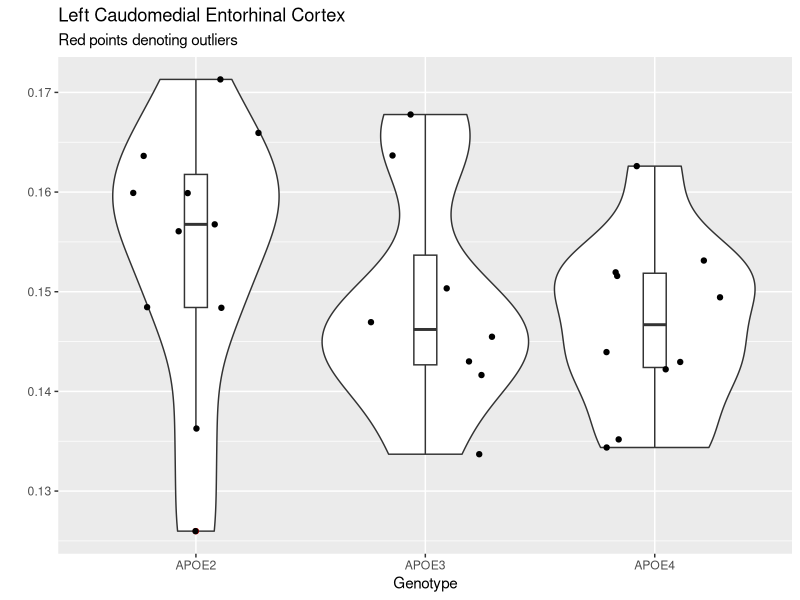
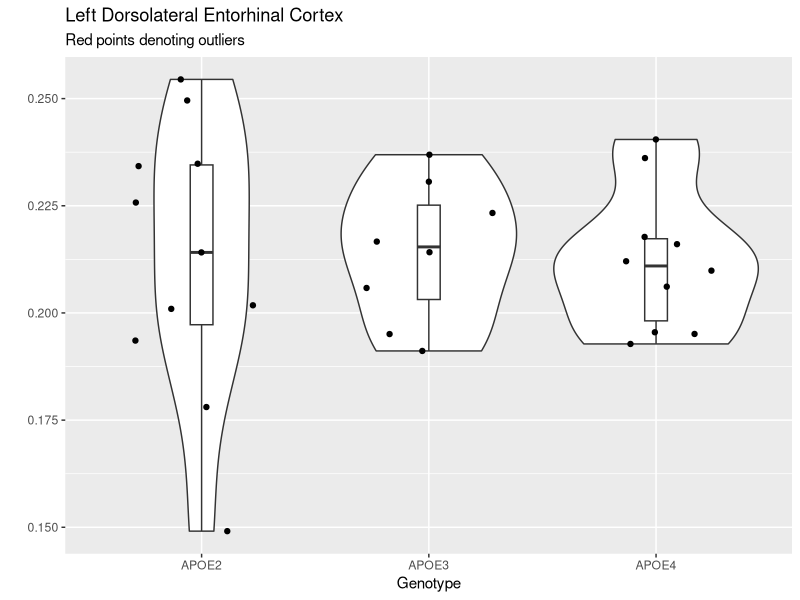
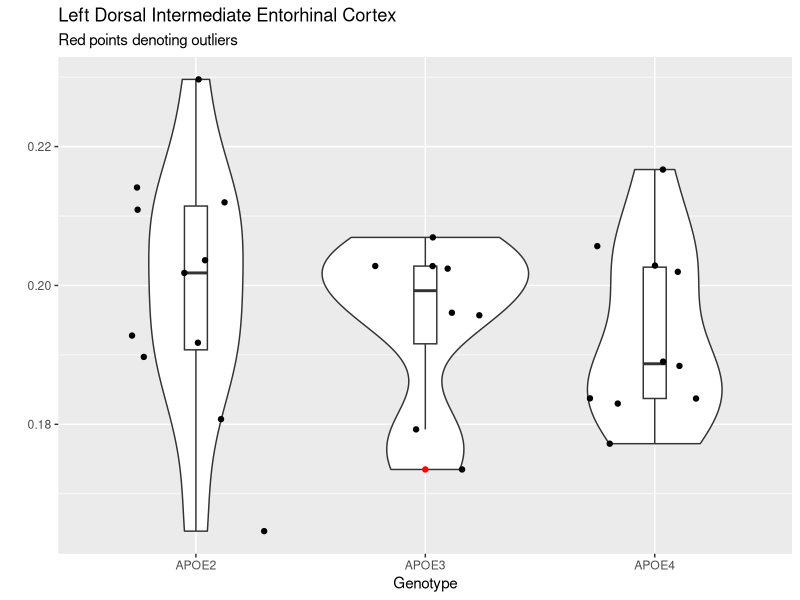
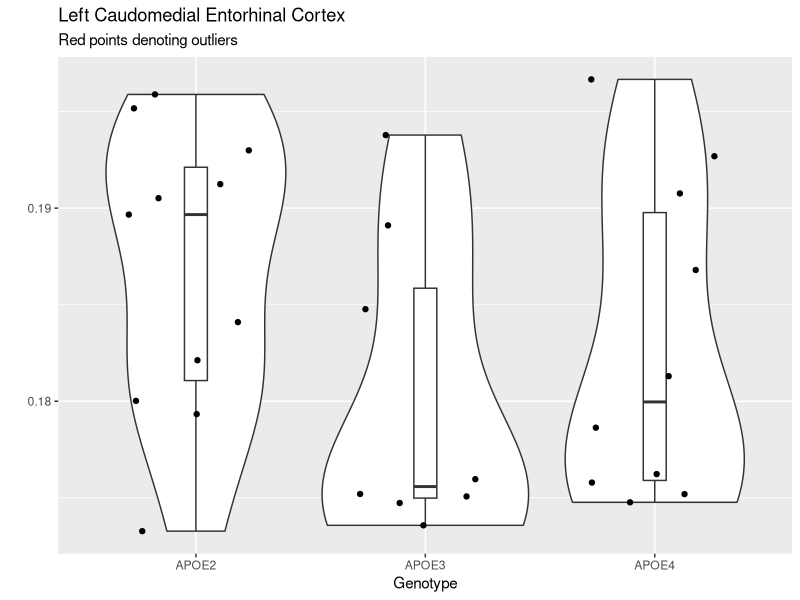
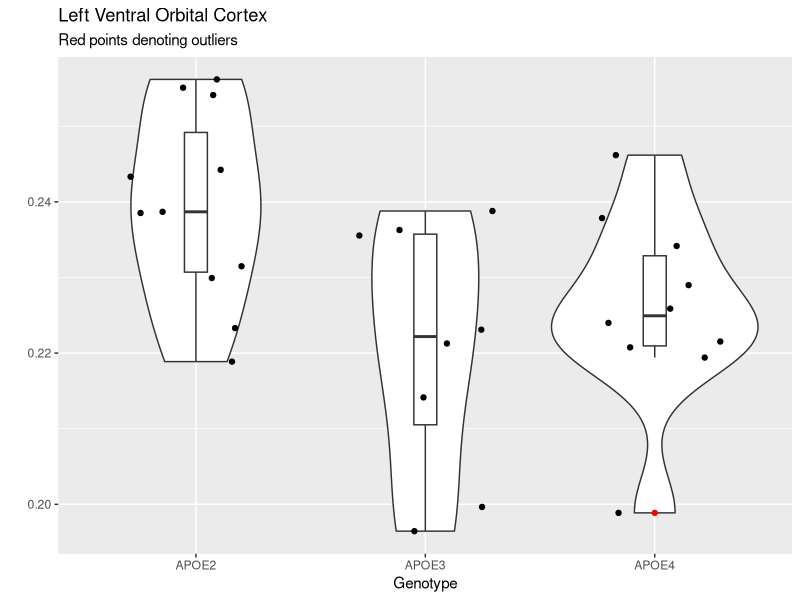
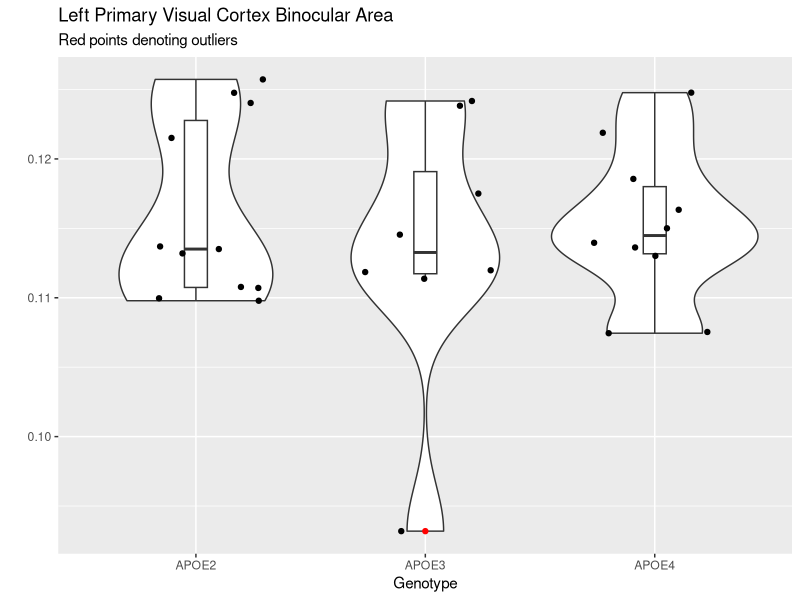
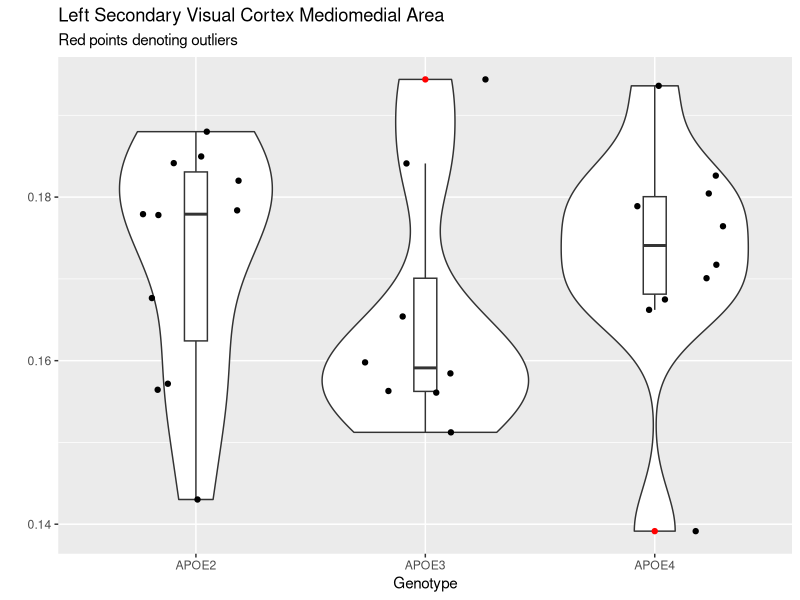
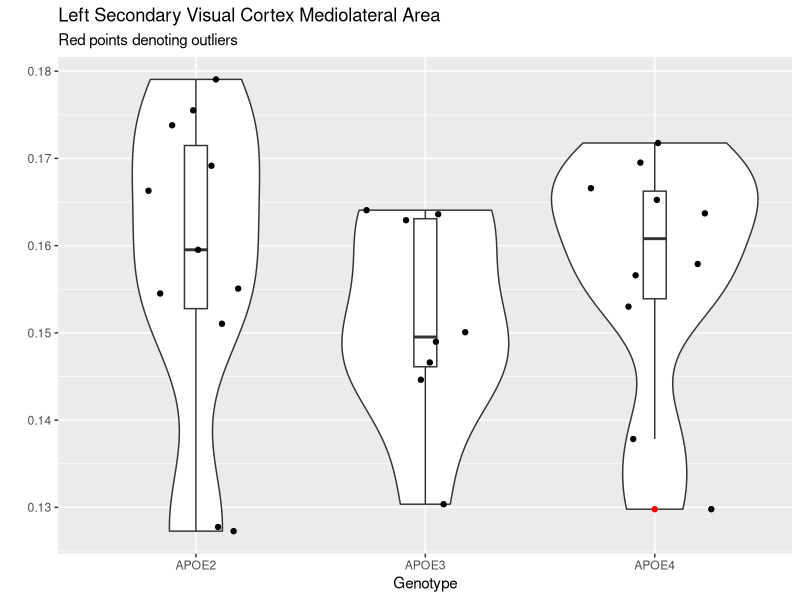

Source code (R) for these figures, in order:
## ---- chunk 1
library(tidyverse)
data <- read.csv("memri.csv")
data2 <- read.csv("memri2.csv")
data3 <- read.csv("memriNewRegions.csv")
cvn_data <- read.csv("CVNanalysis.csv")
cvn2 <- read.csv("memri2_edit.csv")

new <- read.csv("allGenotypes.csv")
new <- new %>% 
  filter(! is.na(Genotype)) %>% 
  filter(Genotype != "") %>% 
  filter(Genotype != "HN") %>% 
  mutate(geno = case_when(
    Genotype == "APOE2" | Genotype == "APOE22" ~ "APOE2",
    Genotype == "APOE3" | Genotype == "APOE33" ~ "APOE3",
    Genotype == "APOE4" | Genotype == "APOE44" ~ "APOE4",
    Genotype == "CVN" ~ "CVN"
  )) %>% 
  group_by(geno) 

#view(new)
## ---- chunk 2
ggplot(data = new, aes(factor(geno), MEnt)) +
  geom_violin() +
  geom_boxplot(width = 0.1, outlier.color = "red") +
  geom_jitter(height = 0, width = 0.3) +
  labs(x = "Genotype",
       y = "",
       title = "Left Caudomedial Entorhinal Cortex",
       subtitle = "Red points denoting outliers") 

res.aov <- aov(MEnt ~ geno, data = new)
summary(res.aov)
## ---- chunk 3
ggplot(data = new, aes(factor(geno), DLEnt)) +
  geom_violin() +
  geom_boxplot(width = 0.1, outlier.color = "red") +
  geom_jitter(height = 0, width = 0.3) +
  labs(x = "Genotype",
       y = "",
       title = "Left Dorsolateral Entorhinal Cortex",
       subtitle = "Red points denoting outliers") 

res.aov <- aov(DLEnt ~ geno, data = new)
summary(res.aov)
## ---- chunk 4
ggplot(data = new, aes(factor(geno), DIEnt)) +
  geom_violin() +
  geom_boxplot(width = 0.1, outlier.color = "red") +
  geom_jitter(height = 0, width = 0.3) +
  labs(x = "Genotype",
       y = "",
       title = "Left Dorsal Intermediate Entorhinal Cortex",
       subtitle = "Red points denoting outliers") 

res.aov <- aov(DIEnt ~ geno, data = new)
summary(res.aov)
## ---- chunk 5
ggplot(data = new, aes(factor(geno), CEnt)) +
  geom_violin() +
  geom_boxplot(width = 0.1, outlier.color = "red") +
  geom_jitter(height = 0, width = 0.3) +
  labs(x = "Genotype",
       y = "",
       title = "Left Caudomedial Entorhinal Cortex",
       subtitle = "Red points denoting outliers") 

res.aov <- aov(CEnt ~ geno, data = new)
summary(res.aov)
## ---- chunk 6
ggplot(data = new, aes(factor(geno), VO)) +
  geom_violin() +
  geom_boxplot(width = 0.1, outlier.color = "red") +
  geom_jitter(height = 0, width = 0.3) +
  labs(x = "Genotype",
       y = "",
       title = "Left Ventral Orbital Cortex",
       subtitle = "Red points denoting outliers") 

res.aov <- aov(VO ~ geno, data = new)
summary(res.aov)
## ---- chunk 7
ggplot(data = new, aes(factor(geno), V1B)) +
  geom_violin() +
  geom_boxplot(width = 0.1, outlier.color = "red") +
  geom_jitter(height = 0, width = 0.3) +
  labs(x = "Genotype",
       y = "",
       title = "Left Primary Visual Cortex Binocular Area",
       subtitle = "Red points denoting outliers") 

res.aov <- aov(V1B ~ geno, data = new)
summary(res.aov)
## ---- chunk 8
ggplot(data = new, aes(factor(geno), V2MM)) +
  geom_violin() +
  geom_boxplot(width = 0.1, outlier.color = "red") +
  geom_jitter(height = 0, width = 0.3) +
  labs(x = "Genotype",
       y = "",
       title = "Left Secondary Visual Cortex Mediomedial Area",
       subtitle = "Red points denoting outliers") 

res.aov <- aov(V2MM ~ geno, data = new)
summary(res.aov)
## ---- chunk 9
ggplot(data = new, aes(factor(geno), V2ML)) +
  geom_violin() +
  geom_boxplot(width = 0.1, outlier.color = "red") +
  geom_jitter(height = 0, width = 0.3) +
  labs(x = "Genotype",
       y = "",
       title = "Left Secondary Visual Cortex Mediolateral Area",
       subtitle = "Red points denoting outliers") 

res.aov <- aov(V2ML ~ geno, data = new)
summary(res.aov)
## ---- chunk 10
ggplot(data = new, aes(factor(geno), V2L)) +
  geom_violin() +
  geom_boxplot(width = 0.1, outlier.color = "red") +
  geom_jitter(height = 0, width = 0.3) +
  labs(x = "Genotype",
       y = "",
       title = "Left Secondary Visual Cortex Lateral Area",
       subtitle = "Red points denoting outliers") 

res.aov <- aov(V2L ~ geno, data = new)
summary(res.aov)
## ---- chunk 11
ggplot(data = new, aes(factor(geno), V1M)) +
  geom_violin() +
  geom_boxplot(width = 0.1, outlier.color = "red") +
  geom_jitter(height = 0, width = 0.3) +
  labs(x = "Genotype",
       y = "",
       title = "Left Primary Visual Cortex Monocular Area",
       subtitle = "Red points denoting outliers") 

res.aov <- aov(V1M ~ geno, data = new)
summary(res.aov)
## ---- chunk 12
ggplot(data = new, aes(factor(geno), V1B)) +
  geom_violin() +
  geom_boxplot(width = 0.1, outlier.color = "red") +
  geom_jitter(height = 0, width = 0.3) +
  labs(x = "Genotype",
       y = "",
       title = "Left Primary Visual Cortex Binocular Area",
       subtitle = "Red points denoting outliers") 

res.aov <- aov(V1B ~ geno, data = new)
summary(res.aov)
## ---- chunk 13
ggplot(data = new, aes(factor(geno), V1)) +
  geom_violin() +
  geom_boxplot(width = 0.1, outlier.color = "red") +
  geom_jitter(height = 0, width = 0.3) +
  labs(x = "Genotype",
       y = "",
       title = "Left Primary Visual Cortex",
       subtitle = "Red points denoting outliers") 

res.aov <- aov(V1 ~ geno, data = new)
summary(res.aov)
## ---- chunk 14
ggplot(data = new, aes(factor(geno), TeA)) +
  geom_violin() +
  geom_boxplot(width = 0.1, outlier.color = "red") +
  geom_jitter(height = 0, width = 0.3) +
  labs(x = "Genotype",
       y = "",
       title = "Left Temporal Association Cortex",
       subtitle = "Red points denoting outliers") 

res.aov <- aov(TeA ~ geno, data = new)
summary(res.aov)
## ---- chunk 15
ggplot(data = new, aes(factor(geno), S2)) +
  geom_violin() +
  geom_boxplot(width = 0.1, outlier.color = "red") +
  geom_jitter(height = 0, width = 0.3) +
  labs(x = "Genotype",
       y = "Left Secondary Somatosensory Cortex",
       subtitle = "Red points denoting outliers") 

res.aov <- aov(S2 ~ geno, data = new)
summary(res.aov)
## ---- chunk 16
ggplot(data = new, aes(factor(geno), S1ULp)) +
  geom_violin() +
  geom_boxplot(width = 0.1, outlier.color = "red") +
  geom_jitter(height = 0, width = 0.3) +
  labs(x = "Genotype",
       y = "",
       title = "Left Primary Somatosensory Cortex Upper Lip Region",
       subtitle = "Red points denoting outliers") 

res.aov <- aov(S1ULp ~ geno, data = new)
summary(res.aov)
## ---- chunk 17
ggplot(data = new, aes(factor(geno), S1Tr)) +
  geom_violin() +
  geom_boxplot(width = 0.1, outlier.color = "red") +
  geom_jitter(height = 0, width = 0.3) +
  labs(x = "Genotype",
       y = "",
       title = "Left Primary Somatosensory Cortex Trunk Region",
       subtitle = "Red points denoting outliers") 

res.aov <- aov(S1Tr ~ geno, data = new)
summary(res.aov)
## ---- chunk 18
ggplot(data = new, aes(factor(geno), S1Sh)) +
  geom_violin() +
  geom_boxplot(width = 0.1, outlier.color = "red") +
  geom_jitter(height = 0, width = 0.3) +
  labs(x = "Genotype",
       y = "",
       title = "Left Primary Somatosensory Cortex Shoulder Region",
       subtitle = "Red points denoting outliers") 

res.aov <- aov(S1Sh ~ geno, data = new)
summary(res.aov)
## ---- chunk 19
ggplot(data = new, aes(factor(geno), S1J)) +
  geom_violin() +
  geom_boxplot(width = 0.1, outlier.color = "red") +
  geom_jitter(height = 0, width = 0.3) +
  labs(x = "Genotype",
       y = "",
       title = "Left Primary Somatosensory Cortex Jaw Region",
       subtitle = "Red points denoting outliers") 

res.aov <- aov(S1J ~ geno, data = new)
summary(res.aov)
## ---- chunk 20
ggplot(data = new, aes(factor(geno), S1HL)) +
  geom_violin() +
  geom_boxplot(width = 0.1, outlier.color = "red") +
  geom_jitter(height = 0, width = 0.3) +
  labs(x = "Genotype",
       y = "",
       title = "Left Primary Somatosensory Cortex Hindlimb Region",
       subtitle = "Red points denoting outliers") 

res.aov <- aov(S1HL ~ geno, data = new)
summary(res.aov)
## ---- chunk 21
ggplot(data = new, aes(factor(geno), S1FL)) +
  geom_violin() +
  geom_boxplot(width = 0.1, outlier.color = "red") +
  geom_jitter(height = 0, width = 0.3) +
  labs(x = "Genotype",
       y = "",
       title = "Left Primary Somatosensory Cortex Forelimb Region",
       subtitle = "Red points denoting outliers") 

res.aov <- aov(S1FL ~ geno, data = new)
summary(res.aov)
## ---- chunk 22
ggplot(data = new, aes(factor(geno), S1BF)) +
  geom_violin() +
  geom_boxplot(width = 0.1, outlier.color = "red") +
  geom_jitter(height = 0, width = 0.3) +
  labs(x = "Genotype",
       y = "",
       title = "Left Primary Somatosensory Cortex Dysgranular Zone",
       subtitle = "Red points denoting outliers") 

res.aov <- aov(S1DZ ~ geno, data = new)
summary(res.aov)
## ---- chunk 23
ggplot(data = new, aes(factor(geno), S1BF)) +
  geom_violin() +
  geom_boxplot(width = 0.1, outlier.color = "red") +
  geom_jitter(height = 0, width = 0.3) +
  labs(x = "Genotype",
       y = "",
       title = "Left Primary Somatosensory Cortex Barrel Field",
       subtitle = "Red points denoting outliers") 

res.aov <- aov(S1BF ~ geno, data = new)
summary(res.aov)
## ---- chunk 24
ggplot(data = new, aes(factor(geno), S1)) +
  geom_violin() +
  geom_boxplot(width = 0.1, outlier.color = "red") +
  geom_jitter(height = 0, width = 0.3) +
  labs(x = "Genotype",
       y = "",
       title = "Left Primary Somatosensory Cortex",
       subtitle = "Red points denoting outliers") 

res.aov <- aov(S1 ~ geno, data = new)
summary(res.aov)
## ---- chunk 25
ggplot(data = new, aes(factor(geno), PtPR)) +
  geom_violin() +
  geom_boxplot(width = 0.1, outlier.color = "red") +
  geom_jitter(height = 0, width = 0.3) +
  labs(x = "Genotype",
       y = "",
       title = "Left Parietal Cortex Posterial Area Rostral Part",
       subtitle = "Red points denoting outliers") 

res.aov <- aov(PtPR ~ geno, data = new)
summary(res.aov)
## ---- chunk 26
ggplot(data = new, aes(factor(geno), MPtA)) +
  geom_violin() +
  geom_boxplot(width = 0.1, outlier.color = "red") +
  geom_jitter(height = 0, width = 0.3) +
  labs(x = "Genotype",
       y = "",
       title = "Left Medial Parietal Association Cortex",
       subtitle = "Red points denoting outliers") 

res.aov <- aov(MPtA ~ geno, data = new)
summary(res.aov)
## ---- chunk 27
ggplot(data = new, aes(factor(geno), MO)) +
  geom_violin() +
  geom_boxplot(width = 0.1, outlier.color = "red") +
  geom_jitter(height = 0, width = 0.3) +
  labs(x = "Genotype",
       y = "",
       title = "Left Medial Orbital Cortex",
       subtitle = "Red points denoting outliers") 

res.aov <- aov(MO ~ geno, data = new)
summary(res.aov)
## ---- chunk 28
ggplot(data = new, aes(factor(geno), M2)) +
  geom_violin() +
  geom_boxplot(width = 0.1, outlier.color = "red") +
  geom_jitter(height = 0, width = 0.3) +
  labs(x = "Genotype",
       y = "",
       title = "Left Secondary Motor Cortex",
       subtitle = "Red points denoting outliers") 

res.aov <- aov(M2 ~ geno, data = new)
summary(res.aov)
## ---- chunk 29
ggplot(data = new, aes(factor(geno), M1)) +
  geom_violin() +
  geom_boxplot(width = 0.1, outlier.color = "red") +
  geom_jitter(height = 0, width = 0.3) +
  labs(x = "Genotype",
       y = "",
       title = "Left Primary Motor Cortex",
       subtitle = "Red points denoting outliers") 

res.aov <- aov(M1 ~ geno, data = new)
summary(res.aov)
## ---- chunk 30
ggplot(data = new, aes(factor(geno), LPtA)) +
  geom_violin() +
  geom_boxplot(width = 0.1, outlier.color = "red") +
  geom_jitter(height = 0, width = 0.3) +
  labs(x = "Genotype",
       y = "",
       title = "Left Lateral Parietal Association Cortex",
       subtitle = "Red points denoting outliers") 

res.aov <- aov(LPtA ~ geno, data = new)
summary(res.aov)
## ---- chunk 31
ggplot(data = new, aes(factor(geno), LO)) +
  geom_violin() +
  geom_boxplot(width = 0.1, outlier.color = "red") +
  geom_jitter(height = 0, width = 0.3) +
  labs(x = "Genotype",
       y = "",
       title = "Left Lateral Orbital Cortex",
       subtitle = "Red points denoting outliers") 

res.aov <- aov(LO ~ geno, data = new)
summary(res.aov)
## ---- chunk 32
ggplot(data = new, aes(factor(geno), Ins)) +
  geom_violin() +
  geom_boxplot(width = 0.1, outlier.color = "red") +
  geom_jitter(height = 0, width = 0.3) +
  labs(x = "Genotype",
       y = "",
       title = "Left Insular Cortex",
       subtitle = "Red points denoting outliers") 

res.aov <- aov(Ins ~ geno, data = new)
summary(res.aov)
## ---- chunk 33
ggplot(data = new, aes(factor(geno), FrA)) +
  geom_violin() +
  geom_boxplot(width = 0.1, outlier.color = "red") +
  geom_jitter(height = 0, width = 0.3) +
  labs(x = "Genotype",
       y = "",
       title = "Left Frontal Assocation Cortex",
       subtitle = "Red points denoting outliers") 

res.aov <- aov(FrA ~ geno, data = new)
summary(res.aov)
## ---- chunk 34
ggplot(data = new, aes(factor(geno), Fr3)) +
  geom_violin() +
  geom_boxplot(width = 0.1, outlier.color = "red") +
  geom_jitter(height = 0, width = 0.3) +
  labs(x = "Genotype",
       y = "",
       title = "Left Frontal Cortex Area 3",
       subtitle = "Red points denoting outliers") 

res.aov <- aov(Fr3 ~ geno, data = new)
summary(res.aov)
## ---- chunk 35
ggplot(data = new, aes(factor(geno), DLO)) +
  geom_violin() +
  geom_boxplot(width = 0.1, outlier.color = "red") +
  geom_jitter(height = 0, width = 0.3) +
  labs(x = "Genotype",
       y = "",
       title = "Left Dorsolateral Orbital Cortex",
       subtitle = "Red points denoting outliers") 

res.aov <- aov(DLO ~ geno, data = new)
summary(res.aov)
## ---- chunk 36
ggplot(data = new, aes(factor(geno), AuV)) +
  geom_violin() +
  geom_boxplot(width = 0.1, outlier.color = "red") +
  geom_jitter(height = 0, width = 0.3) +
  labs(x = "Genotype",
       y = "",
       title = "Left Secondary Auditory Cortex Ventral Part",
       subtitle = "Red points denoting outliers") 

res.aov <- aov(AuV ~ geno, data = new)
summary(res.aov)
## ---- chunk 37
ggplot(data = new, aes(factor(geno), AuD)) +
  geom_violin() +
  geom_boxplot(width = 0.1, outlier.color = "red") +
  geom_jitter(height = 0, width = 0.3) +
  labs(x = "Genotype",
       y = "",
       title = "Left Secondary Auditory Cortex Dorsal Part",
       subtitle = "Red points denoting outliers") 

res.aov <- aov(AuD ~ geno, data = new)
summary(res.aov)
## ---- chunk 38
ggplot(data = new, aes(factor(geno), Au1)) +
  geom_violin() +
  geom_boxplot(width = 0.1, outlier.color = "red") +
  geom_jitter(height = 0, width = 0.3) +
  labs(x = "Genotype",
       y = "",
       title = "Left Primary Auditory Cortex",
       subtitle = "Red points denoting outliers") 

res.aov <- aov(Au1 ~ geno, data = new)
summary(res.aov)
## ---- chunk 39
ggplot(data = new, aes(factor(geno), A32)) +
  geom_violin() +
  geom_boxplot(width = 0.1, outlier.color = "red") +
  geom_jitter(height = 0, width = 0.3) +
  labs(x = "Genotype",
       y = "",
       title = "Left Cingulate Cortex Area 32",
       subtitle = "Red points denoting outliers") 

res.aov <- aov(A32 ~ geno, data = new)
summary(res.aov)
## ---- chunk 40
ggplot(data = new, aes(factor(geno), A30)) +
  geom_violin() +
  geom_boxplot(width = 0.1, outlier.color = "red") +
  geom_jitter(height = 0, width = 0.3) +
  labs(x = "Genotype",
       y = "",
       title = "Left Cingulate Cortex Area 30",
       subtitle = "Red points denoting outliers") 

res.aov <- aov(A30 ~ geno, data = new)
summary(res.aov)
## ---- chunk 41
ggplot(data = new, aes(factor(geno), A29c)) +
  geom_violin() +
  geom_boxplot(width = 0.1, outlier.color = "red") +
  geom_jitter(height = 0, width = 0.3) +
  labs(x = "Genotype",
       y = "",
       title = "Left Cingulate Cortex Area 29c",
       subtitle = "Red points denoting outliers") 

res.aov <- aov(A29c ~ geno, data = new)
summary(res.aov)
## ---- chunk 42
ggplot(data = new, aes(factor(geno), A29b)) +
  geom_violin() +
  geom_boxplot(width = 0.1, outlier.color = "red") +
  geom_jitter(height = 0, width = 0.3) +
  labs(x = "Genotype",
       y = "",
       title = "Left Cingulate Cortex Area 29b",
       subtitle = "Red points denoting outliers") 

res.aov <- aov(A29b ~ geno, data = new)
summary(res.aov)
## ---- chunk 43
ggplot(data = new, aes(factor(geno), A29a)) +
  geom_violin() +
  geom_boxplot(width = 0.1, outlier.color = "red") +
  geom_jitter(height = 0, width = 0.3) +
  labs(x = "Genotype",
       y = "",
       title = "Left Cingulate Cortex Area 29a",
       subtitle = "Red points denoting outliers") 

res.aov <- aov(A29a ~ geno, data = new)
summary(res.aov)
## ---- chunk 44
ggplot(data = new, aes(factor(geno), A24bPrime)) +
  geom_violin() +
  geom_boxplot(width = 0.1, outlier.color = "red") +
  geom_jitter(height = 0, width = 0.3) +
  labs(x = "Genotype",
       y = "",
       title = "Left Cingulate Cortex Area 24b Prime",
       subtitle = "Red points denoting outliers") 

res.aov <- aov(A24bPrime ~ geno, data = new)
summary(res.aov)
## ---- chunk 45
ggplot(data = new, aes(factor(geno), A24b)) +
  geom_violin() +
  geom_boxplot(width = 0.1, outlier.color = "red") +
  geom_jitter(height = 0, width = 0.3) +
  labs(x = "Genotype",
       y = "",
       title = "Left Cingulate Cortex Area 24b",
       subtitle = "Red points denoting outliers") 

res.aov <- aov(A24b ~ geno, data = new)
summary(res.aov)
## ---- chunk 46
ggplot(data = new, aes(factor(geno), A24aPrime)) +
  geom_violin() +
  geom_boxplot(width = 0.1, outlier.color = "red") +
  geom_jitter(height = 0, width = 0.3) +
  labs(x = "Genotype",
       y = "",
       title = "Left Cingulate Cortex Area 24a Prime",
       subtitle = "Red points denoting outliers") 

res.aov <- aov(A24aPrime ~ geno, data = new)
summary(res.aov)
## ---- chunk 47
ggplot(data = new, aes(factor(geno), A24a)) +
  geom_violin() +
  geom_boxplot(width = 0.1, outlier.color = "red") +
  geom_jitter(height = 0, width = 0.3) +
  labs(x = "Genotype",
       y = "",
       title = "Left Cingulate Cortex Area 24a",
       subtitle = "Red points denoting outliers") 

res.aov <- aov(A24a ~ geno, data = new)
summary(res.aov)
## ---- chunk 48
ggplot(data = new, aes(factor(geno), Exterior)) +
  geom_violin() +
  geom_boxplot(width = 0.1, outlier.color = "red") +
  geom_jitter(height = 0, width = 0.3) +
  labs(x = "Genotype",
       y = "",
       title = "Exterior",
       subtitle = "Red points denoting outliers") 

res.aov <- aov(Exterior ~ geno, data = new)
summary(res.aov)
